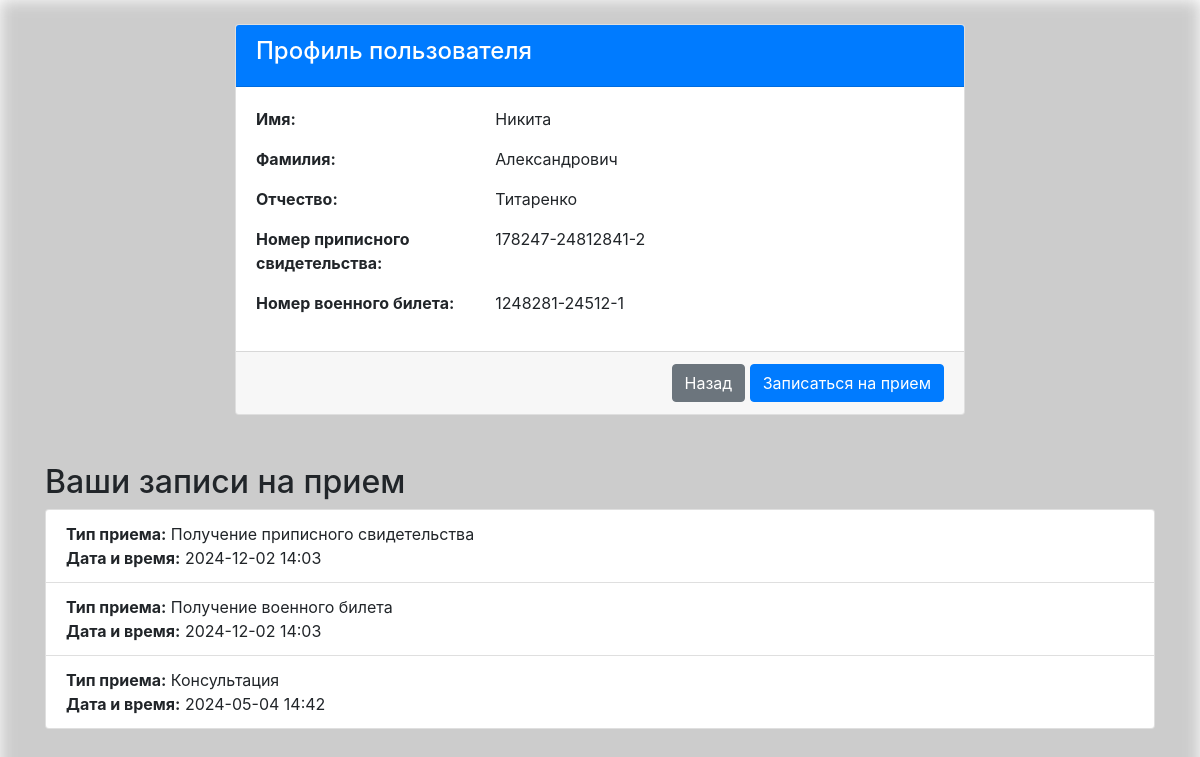
The page /profile (signed in) on the database its author committed.
### app.py (models this page shows, shortened)
class User(UserMixin, db.Model):
    id = db.Column(db.Integer, primary_key=True)
    username = db.Column(db.String(64), index=True, unique=True)
    password_hash = db.Column(db.String(128))
    first_name = db.Column(db.String(64))
    last_name = db.Column(db.String(64))
    middle_name = db.Column(db.String(64))
    conscription_certificate = db.Column(db.String(64), nullable=True)
    military_id = db.Column(db.String(64), nullable=True)

class Appointment(db.Model):
    id = db.Column(db.Integer, primary_key=True)
    user_id = db.Column(db.Integer, db.ForeignKey('user.id'), nullable=False)
    appointment_type = db.Column(db.String(50), nullable=False)
    appointment_date = db.Column(db.DateTime, nullable=False)
    created_at = db.Column(db.DateTime, default=datetime.utcnow)
    user = db.relationship('User', back_populates='appointments')

### app.py (the view, shortened to what this page needs)
@app.route('/profile', methods=['GET', 'POST'])
@login_required
def profile():
    form = AppointmentForm()
    appointments = Appointment.query.filter_by(user_id=current_user.id).all()
    appointment_type_dict = {
        'consultation': 'Консультация',
        'conscription_certificate': 'Получение приписного свидетельства',
        'military_id': 'Получение военного билета',
        'commission': 'Прохождение призывной комиссии'
    }
    return render_template('profile.html', title='Profile', user=current_user, form=form, appointments=appointments, appointment_type_dict=appointment_type_dict)

### app.py (called while the page is built)
@login.user_loader
def load_user(id):
    return User.query.get(int(id))

### templates/profile.html (shortened to what this page needs)
{% extends "base.html" %}
{% block content %}
<div class="container mt-4">
    <div class="row">
        <div class="col-lg-8 offset-lg-2">
            <div class="card">
                <div class="card-header bg-primary text-white">
                    <h4>Профиль пользователя</h4>
                </div>
                <div class="card-body">
                    <div class="row mb-3">
                        <div class="col-sm-4">
                            <strong>Имя:</strong>
                        </div>
                        <div class="col-sm-8">
                            {{ current_user.first_name }}
                        </div>
                    </div>
                    <div class="row mb-3">
                        <div class="col-sm-4">
                            <strong>Фамилия:</strong>
                        </div>
                        <div class="col-sm-8">
                            {{ current_user.last_name }}
                        </div>
                    </div>
                    <div class="row mb-3">
                        <div class="col-sm-4">
                            <strong>Отчество:</strong>
                        </div>
                        <div class="col-sm-8">
                            {{ current_user.middle_name }}
                        </div>
                    </div>
                    <div class="row mb-3">
                        <div class="col-sm-4">
                            <strong>Номер приписного свидетельства:</strong>
                        </div>
                        <div class="col-sm-8">
                            {{ current_user.conscription_certificate if current_user.conscription_certificate else 'Не указано' }}
                        </div>
                    </div>
                    <div class="row mb-3">
                        <div class="col-sm-4">
                            <strong>Номер военного билета:</strong>
                        </div>
                        <div class="col-sm-8">
                            {{ current_user.military_id if current_user.military_id else 'Не указано' }}
                        </div>
                    </div>
                </div>
                <div class="card-footer text-right">
                    <a href="{{ url_for('index') }}" class="btn btn-secondary">Назад</a>
                    <button class="btn btn-primary" data-toggle="collapse" data-target="#appointmentForm" aria-expanded="false" aria-controls="appointmentForm">Записаться на прием</button>
                </div>
            </div>
        </div>
    </div>
    <h2 class="mt-5">Ваши записи на прием</h2>
    {% if appointments %}
      <ul class="list-group">
        {% for appointment in appointments %}
          <li class="list-group-item">
            <strong>Тип приема:</strong> {{ appointment_type_dict[appointment.appointment_type] }}<br>
            <strong>Дата и время:</strong> {{ appointment.appointment_date.strftime('%Y-%m-%d %H:%M') }}
          </li>
        {% endfor %}
      </ul>
    {% else %}
      <p>У вас нет записей на прием.</p>
    {% endif %}
</div>
{% endblock %}

### templates/base.html (shortened to what this page needs)
<!doctype html>
<html lang="en">
  <head>
    <link rel="stylesheet" href="https://stackpath.bootstrapcdn.com/bootstrap/4.5.2/css/bootstrap.min.css">
    <link rel="stylesheet" href="{{ url_for('static', filename='css/styles.css') }}">
  </head>
  <body>
    <div class="content-wrapper">
      <div class="container-limited">
        {% block content %}{% endblock %}
      </div>
    </div>
  </body>
</html>

### static/css/styles.css (style rules this page uses)
body, html { height: 100%; margin: 0; }
.content-wrapper { position: relative; z-index: 0; }
.container-limited { max-width: 1200px; margin: 0 auto; }

### rows shown on the page
User: first_name "Никита", last_name "Александрович", middle_name "Титаренко", conscription_certificate "178247-24812841-2", military "1248281-24512-1"
Appointment: appointment_type "Получение приписного свидетельства", appointment_date "2024-12-02 14:03"
Appointment: appointment_type "Получение военного билета", appointment_date "2024-12-02 14:03"
Appointment: appointment_type "Консультация", appointment_date "2024-05-04 14:42"
